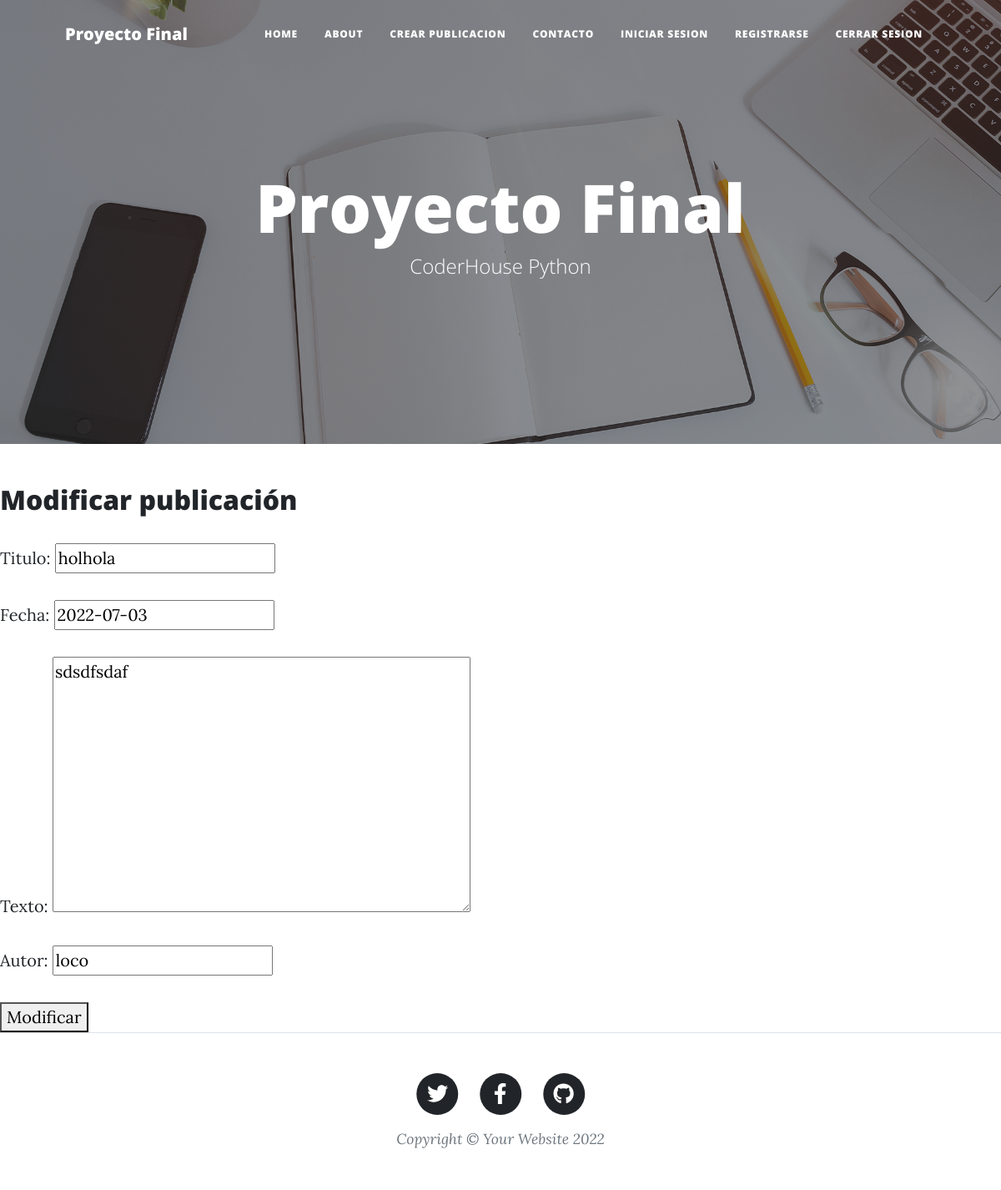
Screenshot of /modificar-publicacion/8/ with the database file from the repository.
### Blog/models.py (models this page shows, shortened)
class Posteo(models.Model):
    titulo  = models.CharField(max_length=100)
    fecha = models.DateField()
    texto = models.TextField()
    autor = models.CharField(max_length=50)

### Blog/views.py (the view, shortened to what this page needs)
# urls.py: path('modificar-publicacion/<id>/' , views.modificar_post, name="modificar_post"),
def modificar_post(request,id):
    publicacion = get_object_or_404(Posteo, id=id)
    data = {
        'form': PostForm(instance=publicacion)
    }
    return render(request, 'Blog/modificar.html',data)

### Blog/forms.py
class PostForm(forms.ModelForm):
    class Meta:
        model = Posteo
        fields = '__all__'

### Blog/templates/Blog/modificar.html (shortened to what this page needs)
{% extends 'Blog/padre.html' %}
{% load static %}
{% block contenidoQueCambia %}
<h2>Modificar publicación</h2>
<form action="" method="post">
    {{form.as_p}}
    <button type="submit" id="btnEnviar" class="button">Modificar</button>
  </form>
{% endblock %}

### rows the page displays
Posteo: titulo "holhola", fecha "2022-07-03", texto "sdsdfsdaf", autor "loco"
